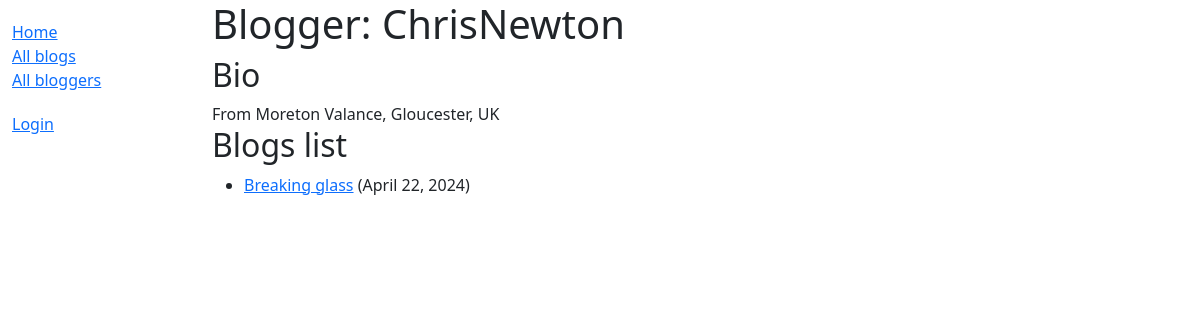
/blog/blogger/1, run on the app's committed database.
### blog/models.py (models this page shows, shortened)
class Blogger(models.Model):
    author = models.OneToOneField(User, on_delete=models.CASCADE)
    bio = models.TextField(help_text="Enter short biography here")

class Blog(models.Model):
    title = models.CharField(max_length=200)
    description = models.TextField(help_text="Add blog here")
    date = models.DateField(auto_now_add=True)
    author = models.ForeignKey('Blogger', on_delete=models.CASCADE)
    class Meta:
        ordering = ['-date']
    def get_absolute_url(self):
        return reverse('blog-detail', args=[str(self.id)])

### blog/views.py (the view)
# urls.py: path('blogger/<int:pk>', views.BloggerDetailView.as_view(), name='blogger-detail'),
class BloggerDetailView(generic.DetailView):
    model = Blogger

### blog/templates/blog/blogger_detail.html
{% extends "base_generic.html" %}
{% block content %}
  <h1>Blogger: {{ blogger.author }}</h1>
  <h2>Bio</h2>
    {{ blogger.bio }}
    <h2>Blogs list</h2>
    <ul>
        {% for blog in blogger.blog_set.all %}
        <li><a href="{{ blog.get_absolute_url }}">{{ blog.title }}</a> ({{ blog.date }})</li>
        {% endfor %}
    </ul>
{% endblock %}

### data on the page
Blogger: bio "From Moreton Valance, Gloucester, UK"
Blog: title "Breaking glass", date "April 22, 2024"
